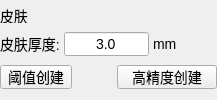
        <widget class="QWidget" name="tab_4">
         <property name="styleSheet">
          <string notr="true">font:14px;</string>
         </property>
         <attribute name="title">
          <string>页</string>
         </attribute>
         <layout class="QVBoxLayout" name="verticalLayout_7">
          <property name="spacing">
           <number>0</number>
          </property>
          <property name="leftMargin">
           <number>0</number>
          </property>
          <property name="topMargin">
           <number>0</number>
          </property>
          <property name="rightMargin">
           <number>0</number>
          </property>
          <property name="bottomMargin">
           <number>0</number>
          </property>
          <item>
           <widget class="QLabel" name="label_11">
            <property name="minimumSize">
             <size>
              <width>0</width>
              <height>14</height>
             </size>
            </property>
            <property name="maximumSize">
             <size>
              <width>16777215</width>
              <height>14</height>
             </size>
            </property>
            <property name="text">
             <string>皮肤</string>
            </property>
            <property name="alignment">
             <set>Qt::AlignLeading|Qt::AlignLeft|Qt::AlignVCenter</set>
            </property>
           </widget>
          </item>
          <item>
           <widget class="QWidget" name="widget_11" native="true">
            <property name="minimumSize">
             <size>
              <width>0</width>
              <height>24</height>
             </size>
            </property>
            <property name="maximumSize">
             <size>
              <width>16777215</width>
              <height>24</height>
             </size>
            </property>
            <property name="styleSheet">
             <string notr="true">font:14px;</string>
            </property>
            <layout class="QHBoxLayout" name="horizontalLayout_6">
             <property name="spacing">
              <number>4</number>
             </property>
             <property name="leftMargin">
              <number>0</number>
             </property>
             <property name="topMargin">
              <number>0</number>
             </property>
             <property name="rightMargin">
              <number>0</number>
             </property>
             <property name="bottomMargin">
              <number>0</number>
             </property>
             <item>
              <widget class="QLabel" name="label_5">
               <property name="text">
                <string>皮肤厚度:</string>
               </property>
              </widget>
             </item>
             <item>
              <widget class="QLineEdit" name="lineEdit_2">
               <property name="minimumSize">
                <size>
                 <width>85</width>
                 <height>24</height>
                </size>
               </property>
               <property name="maximumSize">
                <size>
                 <width>85</width>
                 <height>16777215</height>
                </size>
               </property>
               <property name="text">
                <string>3.0</string>
               </property>
               <property name="alignment">
                <set>Qt::AlignCenter</set>
               </property>
              </widget>
             </item>
             <item>
              <widget class="QLabel" name="label_6">
               <property name="text">
                <string>mm</string>
               </property>
              </widget>
             </item>
             <item>
              <spacer name="horizontalSpacer_3">
               <property name="orientation">
                <enum>Qt::Horizontal</enum>
               </property>
               <property name="sizeHint" stdset="0">
                <size>
                 <width>40</width>
                 <height>20</height>
                </size>
               </property>
              </spacer>
             </item>
            </layout>
           </widget>
          </item>
          <item>
           <widget class="QWidget" name="widget_14" native="true">
            <property name="minimumSize">
             <size>
              <width>0</width>
              <height>24</height>
             </size>
            </property>
            <property name="maximumSize">
             <size>
              <width>16777213</width>
              <height>24</height>
             </size>
            </property>
            <layout class="QHBoxLayout" name="horizontalLayout_14">
             <property name="spacing">
              <number>0</number>
             </property>
             <property name="leftMargin">
              <number>0</number>
             </property>
             <property name="topMargin">
              <number>0</number>
             </property>
             <property name="rightMargin">
              <number>0</number>
             </property>
             <property name="bottomMargin">
              <number>0</number>
             </property>
             <item>
              <widget class="QPushButton" name="pushButton_5">
               <property name="minimumSize">
                <size>
                 <width>72</width>
                 <height>24</height>
                </size>
               </property>
               <property name="maximumSize">
                <size>
                 <width>72</width>
                 <height>24</height>
                </size>
               </property>
               <property name="font">
                <font>
                 <pointsize>-1</pointsize>
                 <italic>false</italic>
                 <bold>false</bold>
                </font>
               </property>
               <property name="text">
                <string>阈值创建</string>
               </property>
              </widget>
             </item>
             <item>
              <spacer name="horizontalSpacer_7">
               <property name="orientation">
                <enum>Qt::Horizontal</enum>
               </property>
               <property name="sizeHint" stdset="0">
                <size>
                 <width>42</width>
                 <height>20</height>
                </size>
               </property>
              </spacer>
             </item>
             <item>
              <widget class="QPushButton" name="pushButton_11">
               <property name="minimumSize">
                <size>
                 <width>100</width>
                 <height>24</height>
                </size>
               </property>
               <property name="maximumSize">
                <size>
                 <width>100</width>
                 <height>24</height>
                </size>
               </property>
               <property name="text">
                <string>高精度创建</string>
               </property>
              </widget>
             </item>
            </layout>
           </widget>
          </item>
         </layout>
        </widget>
